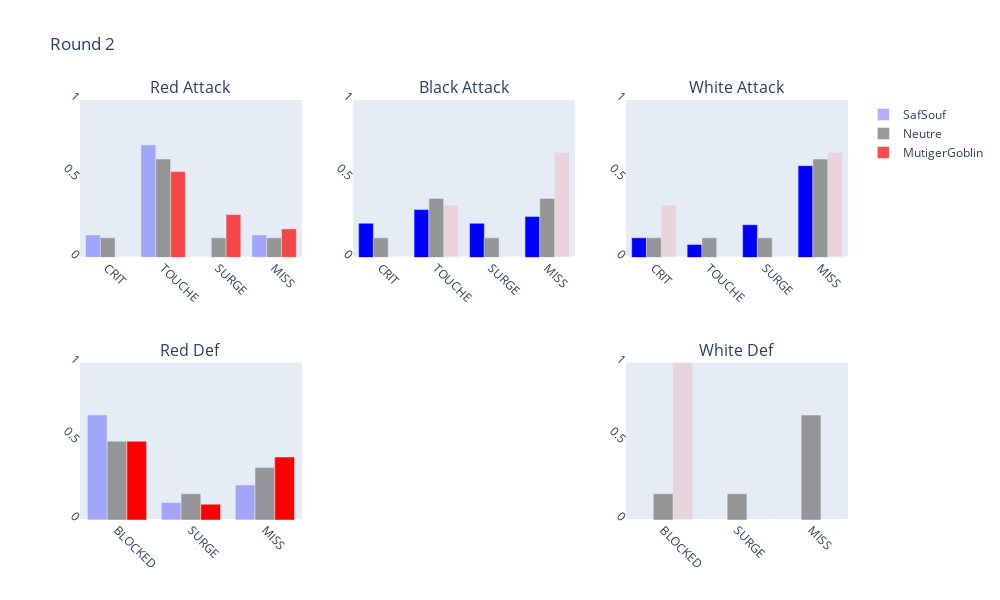

Notebook code cell kept with this figure:
### Markdown cell above
### <div class="alert alert-block alert-info">Round 2</div>

### Code cell
subplot_all_dice(xatt,xdef,BlueListSizeRound2,RedListSizeRound2,attRedListRound2,attBlackListRound2,attWhiteListRound2,
                 defRedListRound2,defWhiteListRound2,title = "Round 2",blue = BluePlayer,red = RedPlayer )

### Figure 1 — Plotly figure (JSON) as saved in the notebook; plotly's stock layout.template omitted (floating-point values rounded to 4 significant figures)
{"data": [{"marker": {"color": "blue"}, "name": "SafSouf", "opacity": 0.3, "showlegend": true, "type": "bar", "x": ["CRIT", "TOUCHE", "SURGE", "MISS"], "xaxis": "x", "y": [0.1429, 0.7143, 0, 0.1429], "yaxis": "y"}, {"marker": {"color": "grey"}, "name": "Neutre", "opacity": 0.8, "showlegend": true, "type": "bar", "x": ["CRIT", "TOUCHE", "SURGE", "MISS"], "xaxis": "x", "y": [0.125, 0.625, 0.125, 0.125], "yaxis": "y"}, {"marker": {"color": "red"}, "name": "MutigerGoblin", "opacity": 0.7, "showlegend": true, "type": "bar", "x": ["CRIT", "TOUCHE", "SURGE", "MISS"], "xaxis": "x", "y": [0, 0.5455, 0.2727, 0.1818], "yaxis": "y"}, {"marker": {"color": "blue"}, "name": "SafSouf", "opacity": 1, "showlegend": false, "type": "bar", "x": ["CRIT", "TOUCHE", "SURGE", "MISS"], "xaxis": "x2", "y": [0.2174, 0.3043, 0.2174, 0.2609], "yaxis": "y2"}, {"marker": {"color": "grey"}, "name": "Neutre", "opacity": 0.8, "showlegend": false, "type": "bar", "x": ["CRIT", "TOUCHE", "SURGE", "MISS"], "xaxis": "x2", "y": [0.125, 0.375, 0.125, 0.375], "yaxis": "y2"}, {"marker": {"color": "red"}, "name": "MutigerGoblin", "opacity": 0.1, "showlegend": false, "type": "bar", "x": ["CRIT", "TOUCHE", "SURGE", "MISS"], "xaxis": "x2", "y": [0, 0.3333, 0, 0.6667], "yaxis": "y2"}, {"marker": {"color": "blue"}, "name": "SafSouf", "opacity": 1, "showlegend": false, "type": "bar", "x": ["CRIT", "TOUCHE", "SURGE", "MISS"], "xaxis": "x3", "y": [0.125, 0.08333, 0.2083, 0.5833], "yaxis": "y3"}, {"marker": {"color": "grey"}, "name": "Neutre", "opacity": 0.8, "showlegend": false, "type": "bar", "x": ["CRIT", "TOUCHE", "SURGE", "MISS"], "xaxis": "x3", "y": [0.125, 0.125, 0.125, 0.625], "yaxis": "y3"}, {"marker": {"color": "red"}, "name": "MutigerGoblin", "opacity": 0.1, "showlegend": false, "type": "bar", "x": ["CRIT", "TOUCHE", "SURGE", "MISS"], "xaxis": "x3", "y": [0.3333, 0, 0, 0.6667], "yaxis": "y3"}, {"marker": {"color": "blue"}, "name": "SafSouf", "opacity": 0.3, "showlegend": false, "type": "bar", "x": ["BLOCKED", "SURGE", "MISS"], "xaxis": "x4", "y": [0.6667, 0.1111, 0.2222], "yaxis": "y4"}, {"marker": {"color": "grey"}, "name": "Neutre", "opacity": 0.8, "showlegend": false, "type": "bar", "x": ["BLOCKED", "SURGE", "MISS"], "xaxis": "x4", "y": [0.5, 0.1667, 0.3333], "yaxis": "y4"}, {"marker": {"color": "red"}, "name": "MutigerGoblin", "opacity": 1, "showlegend": false, "type": "bar", "x": ["BLOCKED", "SURGE", "MISS"], "xaxis": "x4", "y": [0.5, 0.1, 0.4], "yaxis": "y4"}, {"marker": {"color": "blue"}, "name": "SafSouf", "opacity": 0.1, "showlegend": false, "type": "bar", "x": ["BLOCKED", "SURGE", "MISS"], "xaxis": "x6", "y": [0, 0, 0], "yaxis": "y6"}, {"marker": {"color": "grey"}, "name": "Neutre", "opacity": 0.8, "showlegend": false, "type": "bar", "x": ["BLOCKED", "SURGE", "MISS"], "xaxis": "x6", "y": [0.1667, 0.1667, 0.6667], "yaxis": "y6"}, {"marker": {"color": "red"}, "name": "MutigerGoblin", "opacity": 0.1, "showlegend": false, "type": "bar", "x": ["BLOCKED", "SURGE", "MISS"], "xaxis": "x6", "y": [1, 0, 0], "yaxis": "y6"}], "layout": {"annotations": [{"font": {"size": 16}, "showarrow": false, "text": "Red Attack", "x": 0.1444, "xanchor": "center", "xref": "paper", "y": 1, "yanchor": "bottom", "yref": "paper"}, {"font": {"size": 16}, "showarrow": false, "text": "Black Attack", "x": 0.5, "xanchor": "center", "xref": "paper", "y": 1, "yanchor": "bottom", "yref": "paper"}, {"font": {"size": 16}, "showarrow": false, "text": "White Attack", "x": 0.8556, "xanchor": "center", "xref": "paper", "y": 1, "yanchor": "bottom", "yref": "paper"}, {"font": {"size": 16}, "showarrow": false, "text": "Red Def", "x": 0.1444, "xanchor": "center", "xref": "paper", "y": 0.375, "yanchor": "bottom", "yref": "paper"}, {"font": {"size": 16}, "showarrow": false, "text": "White Def", "x": 0.8556, "xanchor": "center", "xref": "paper", "y": 0.375, "yanchor": "bottom", "yref": "paper"}], "autosize": false, "height": 600, "title": {"text": "Round 2"}, "width": 1000, "xaxis": {"anchor": "y", "domain": [0, 0.2889], "tickangle": 45}, "xaxis2": {"anchor": "y2", "domain": [0.3556, 0.6444], "tickangle": 45}, "xaxis3": {"anchor": "y3", "domain": [0.7111, 1], "tickangle": 45}, "xaxis4": {"anchor": "y4", "domain": [0, 0.2889], "tickangle": 45}, "xaxis5": {"anchor": "y5", "domain": [0.3556, 0.6444], "tickangle": 45}, "xaxis6": {"anchor": "y6", "domain": [0.7111, 1], "tickangle": 45}, "yaxis": {"anchor": "x", "domain": [0.625, 1], "range": [0, 1], "showgrid": false, "tickangle": 45}, "yaxis2": {"anchor": "x2", "domain": [0.625, 1], "range": [0, 1], "showgrid": false, "tickangle": 45}, "yaxis3": {"anchor": "x3", "domain": [0.625, 1], "range": [0, 1], "showgrid": false, "tickangle": 45}, "yaxis4": {"anchor": "x4", "domain": [0, 0.375], "range": [0, 1], "showgrid": false, "tickangle": 45}, "yaxis5": {"anchor": "x5", "domain": [0, 0.375], "range": [0, 1], "showgrid": false, "tickangle": 45}, "yaxis6": {"anchor": "x6", "domain": [0, 0.375], "range": [0, 1], "showgrid": false, "tickangle": 45}}}
